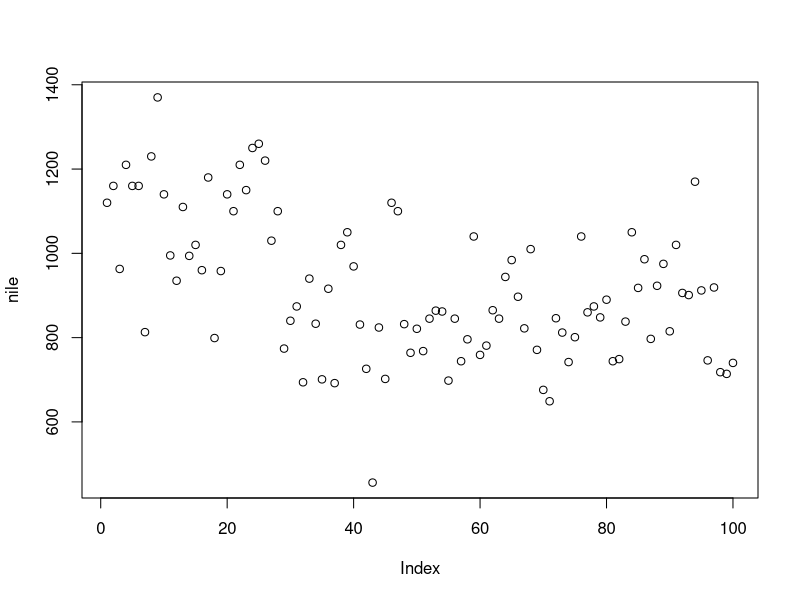
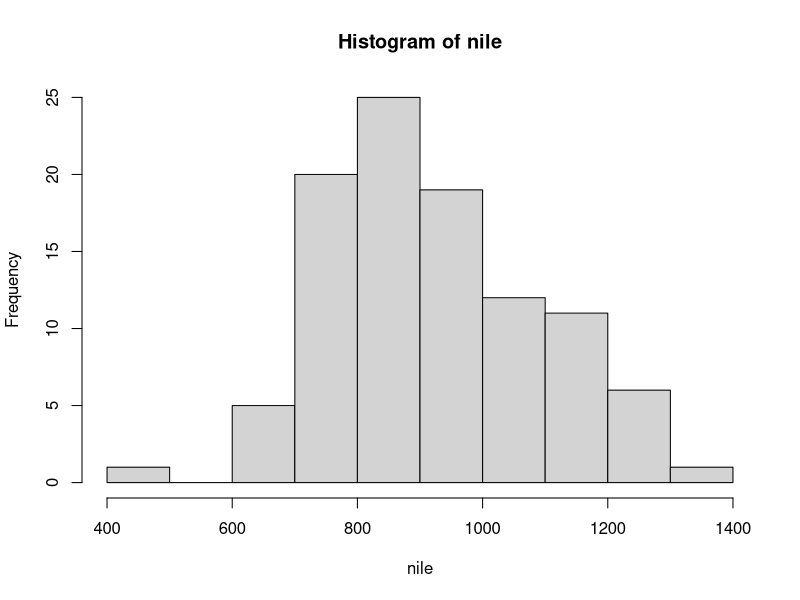

These charts were generated, in order, by the following R code: (Note: this script raises an error after producing the figures.)
## ---- chunk 1
knitr::opts_chunk$set(echo = TRUE)
## ---- chunk 2
nile <-scan ("nile.txt")
nile
## ---- chunk 3
typeof(nile)
plot(nile)
hist(nile)
## ---- chunk 4
nile_char <- scan ("nile.txt",what = character())
nile_char
## ---- chunk 5
typeof(nile_char)
## ---- chunk 6
sunset_sem <- scan("sunset-salvo-amp.txt", what=character(), sep=";")
sunset <- scan("sunset-salvo.txt", what=character())
## ---- chunk 7
running_lst <- scan("running_dat.tsv", what=list("",1.0,1.0,1.0,1.0,1.0,1.0), sep="\t", skip=1)
running_lst
## ---- chunk 8
cat(sunset, file="sunset-salvo-amp.txt", sep="&")
## ---- chunk 9
running_tbl <- read.table("running_dat.tsv", header=TRUE, sep="\t")
running_tbl
## ---- chunk 10
str(running_tbl)
## ---- chunk 11
running_df <- read.csv("running_dat.csv")
running_df
## ---- chunk 12
write.table(running_df, file="running_star.txt", sep="%", dec="*")
## ---- chunk 13
stats_people <- read_xml("statisticians.xml")
stats_people
## ---- chunk 14
bayes_record <- xml_children(stats_people)[[4]]
xml_remove(bayes_record)
write_xml(stats_people, "statisticians_no_bayes.xml")

